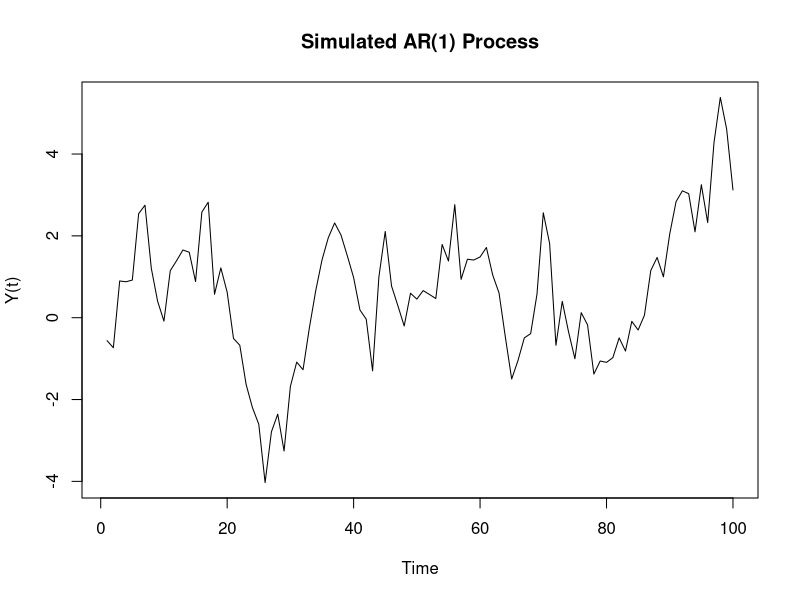
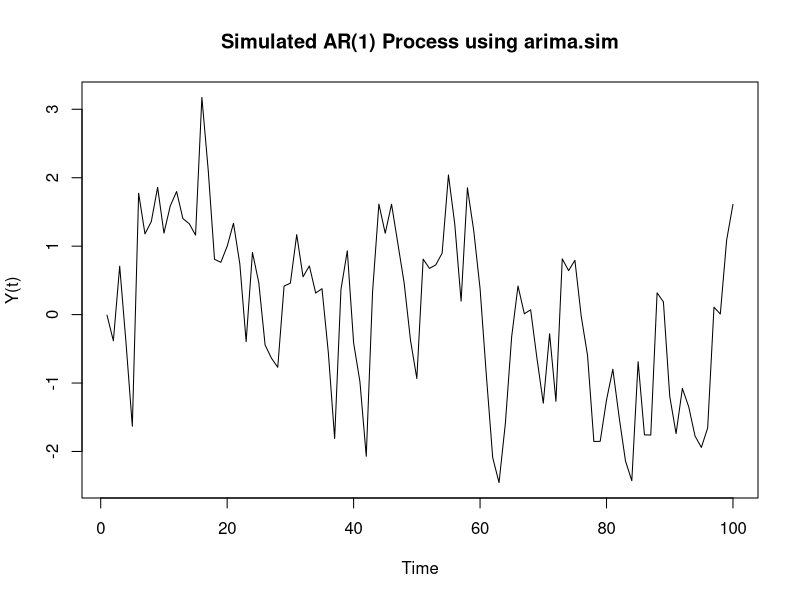
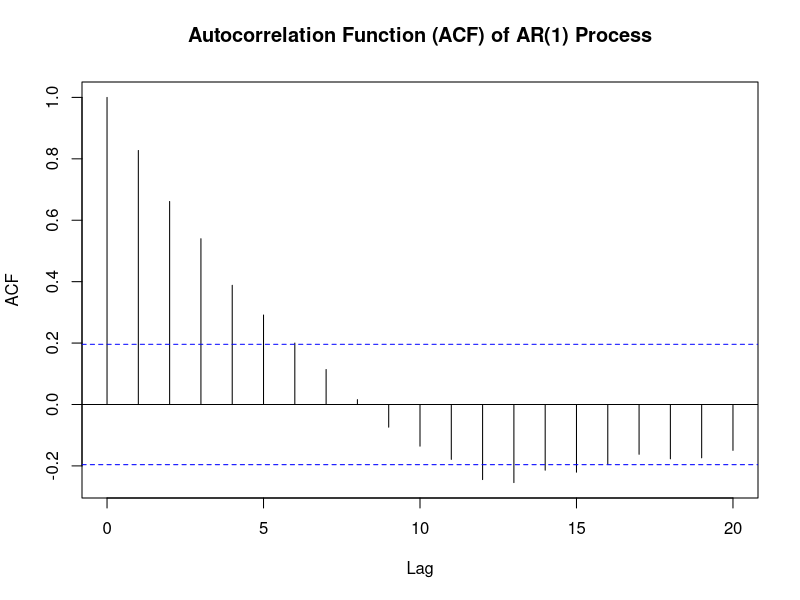
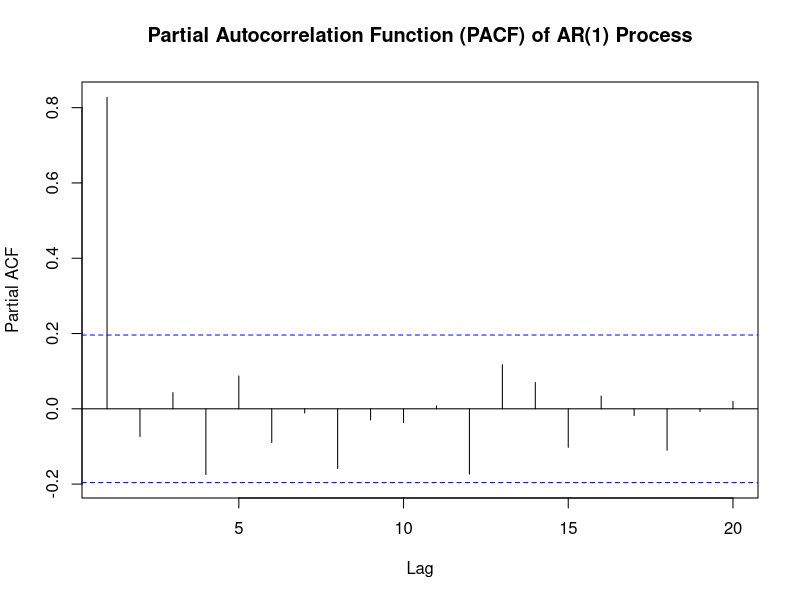

The R script that drew these images, in order:
# Load necessary library
library(forecast)

# Set seed for reproducibility
set.seed(123)

# Parameters
n <- 100  # Number of observations
phi <- 0.9  # AR(1) coefficient
sigma <- 1  # Standard deviation of the white noise

# Generate white noise series
epsilon <- rnorm(n, mean = 0, sd = sigma)

# Initialize the AR(1) series
Y <- numeric(n)

# Generate the AR(1) process
Y[1] <- epsilon[1]  # Initial value
for (t in 2:n) {
  Y[t] <- phi * Y[t-1] + epsilon[t]
}

# Plot the generated AR(1) series
ts.plot(Y, main = "Simulated AR(1) Process", ylab = "Y(t)")

# Optional: Use the arima.sim function for a more concise approach
ar1_process <- arima.sim(model = list(order = c(1, 0, 0), ar = phi), n = n, sd = sigma)
ts.plot(ar1_process, main = "Simulated AR(1) Process using arima.sim", ylab = "Y(t)")

# Calculate and plot the ACF and PACF
acf(Y, main = "Autocorrelation Function (ACF) of AR(1) Process")
pacf(Y, main = "Partial Autocorrelation Function (PACF) of AR(1) Process")